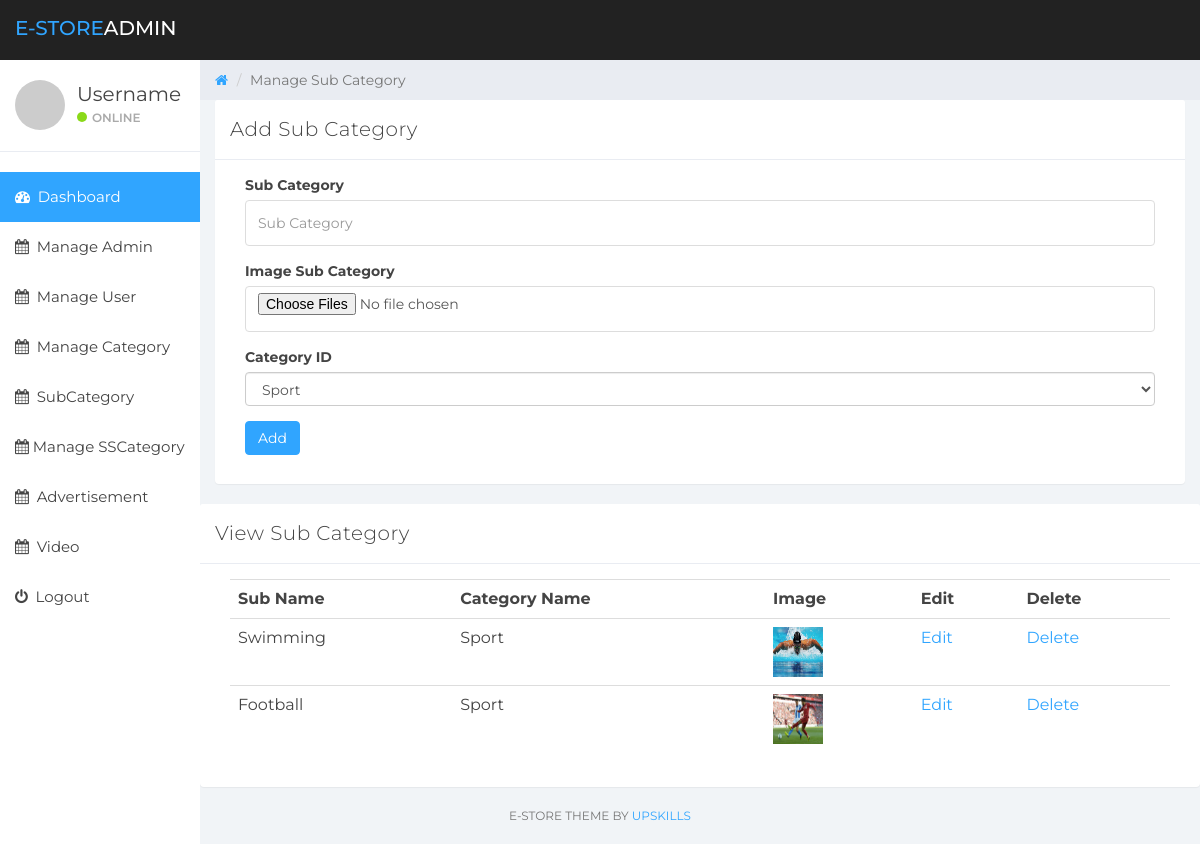
The app's page /admin/manage_sub_category.php (signed in) with its own data.
### tables this page shows
CREATE TABLE IF NOT EXISTS `subcate` (
  `sub_id` int(11) NOT NULL AUTO_INCREMENT,
  `sub_name` varchar(50) NOT NULL,
  `sub_image` varchar(50) NOT NULL,
  `cate_id` int(11) NOT NULL,
  PRIMARY KEY (`sub_id`)
);

CREATE TABLE IF NOT EXISTS `category` (
  `cate_id` int(11) NOT NULL AUTO_INCREMENT,
  `cate_name` varchar(20) NOT NULL,
  `image` varchar(100) NOT NULL,
  `cat_order` int(3) NOT NULL,
  PRIMARY KEY (`cate_id`)
);

### admin/manage_sub_category.php (the view, shortened to what this page needs)
<?php
include '../include/admin_header.php';
include '../include/connection_db.php';
$query = "SELECT * FROM category ";
$result = mysqli_query($link, $query);
?>
<html>
    <head>
    </head>
    <body>
        <div class="col-sm-9 col-sm-offset-3 col-lg-10 col-lg-offset-2 main">
            <div class="row">
                <ol class="breadcrumb">
                    <li><a href="#">
                            <em class="fa fa-home"></em>
                        </a></li>
                    <li class="active">Manage Sub Category</li>
                </ol>
            </div>
            <div class="row">
                <div class="col-lg-12">
                    <div class="panel panel-default">
                        <div class="panel-heading">Add Sub Category</div>
                        <div class="panel-body">
                            <div class="col-md-12">
                                <form method="post" enctype="multipart/form-data">
                                    <div class="form-group">
                                        <label>Sub Category</label>
                                        <input type="text" class="form-control" placeholder="Sub Category" name="sub_name">
                                    </div>
                                    <div class="form-group">
                                        <label>Image Sub Category</label>
                                        <input type="file" multiple class="form-control" name="sub_image" placeholder=" Sub Image">
                                    </div>
                                    <div class="form-group">
                                        <label>Category ID </label>
                                        <select class="form-control" name="cate_id">
                                            <?php
                                            while ($row = mysqli_fetch_assoc($result)) {
                                                echo "<option value='{$row['cate_id']}'>{$row['cate_name']}</option>";
                                            }
                                            ?>
                                        </select>
                                    </div>
                                    <button type="submit" class="btn btn-primary" name="submit">Add</button>
                                </form>
                            </div>
                        </div>
                    </div>
                </div>
                <div class="row">
                    <div class="col-lg-12">
                        <div class="panel panel-default">
                            <div class="panel-heading">View Sub Category</div>
                            <div class="panel-body">
                                <div class="col-md-12">
                                    <table class="table table-hover">
                                        <?php
                                        $sqll = "SELECT *,category.cate_name FROM `subcate`
                                            inner join category on subcate.cate_id = category.cate_id";
                                        $res = mysqli_query($link, $sqll);
                                        $users = array();
                                        while ($row = mysqli_fetch_assoc($res)) {
                                            $users [] = $row;
                                        }
                                        echo "<tr>";
                                        echo "<th>Sub Name</th>";
                                        echo "<th>Category Name</th>";
                                        echo "<th>Image</th>";
                                        echo " <th>Edit</th>";
                                        echo "<th>Delete</th>";
                                        echo "<tr>";
                                        foreach ($users as $row) {
                                            echo "<tr>";
                                            echo "<td>{$row['sub_name']}</td>";
                                            echo "<td>{$row['cate_name']}</td>";
                                            echo "<td><img src='../image_sub_category/{$row['sub_image']}' width='50px' height='50px'></td>";
                                            echo "<td><a href='editsub.php?sub_id={$row['sub_id']}'>Edit</a></td>";
                                            echo "<td><a href='deletesub.php?sub_id={$row['sub_id']}'>Delete</a></td>";
                                            echo "</tr>";
                                        }
                                        ?>
                                    </table>
                                </div>
                            </div>
                        </div>
                    </div>
                </div>
            </div>
        </div>
    </body>
</html>
<?php include '../include/admin_footer.php'; ?>

### admin/css/styles.css (style rules this page uses)
body { background: #f1f4f7; padding-top: 60px; font-size: 14px; color: #444444; font-family: "Montserrat", "Helvetica Neue", Helvetica, Arial, sans-serif; }
a, a:hover, a:focus { color: #30a5ff; }
input.form-control { border: 1px solid #ddd; box-shadow: none; height: 46px; }
.btn-primary, .btn-primary:hover, .btn-primary:focus, .btn-primary:active, .btn-primary.active, .open > .dropdown-toggle.btn-primary, .btn-primary.disabled, .btn-primary[disabled], fieldset[disabled] .btn-primary, .btn-primary.disabled:hover, .btn-primary[disabled]:hover, fieldset[disabled] .btn-primary:hover, .btn-primary.disabled:focus, .btn-primary[disabled]:focus, fieldset[disabled] .btn-primary:focus, .btn-primary.disabled:active, .btn-primary[disabled]:active, fieldset[disabled] .btn-primary:active, .btn-primary.disabled.active, .btn-primary[disabled].active, fieldset[disabled] .btn-primary.active { background-color: #30a5ff; border-color: #30a5ff; }
.panel { border: 0; }
.panel-heading { font-size: 20px; font-weight: 300; letter-spacing: 0.025em; height: 60px; line-height: 38px; }
.panel-default .panel-heading { background: #fff; border-bottom: 1px solid #e9ecf2; color: #444444; }
.breadcrumb { border-radius: 0; padding: 10px 15px 10px 15px; background: #e9ecf2; margin: 0; }
.table { background: #fff; }

### records on screen
subcate: sub_name "Swimming", cate.cate_name "Sport", sub_image (picture)
subcate: sub_name "Football", cate.cate_name "Sport", sub_image (picture)

### other values on screen
form field cate_id "Sport"
